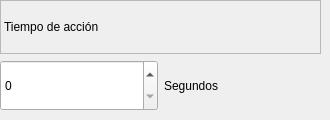
             <widget class="QWidget" name="Input_5">
              <widget class="QWidget" name="gridLayoutWidget_16">
               <property name="geometry">
                <rect>
                 <x>0</x>
                 <y>0</y>
                 <width>321</width>
                 <height>111</height>
                </rect>
               </property>
               <layout class="QGridLayout" name="gridLayout_10">
                <item row="0" column="0" colspan="2">
                 <widget class="QLabel" name="label_104">
                  <property name="frameShape">
                   <enum>QFrame::StyledPanel</enum>
                  </property>
                  <property name="frameShadow">
                   <enum>QFrame::Sunken</enum>
                  </property>
                  <property name="text">
                   <string>Tiempo de acción</string>
                  </property>
                 </widget>
                </item>
                <item row="1" column="1">
                 <widget class="QLabel" name="label_105">
                  <property name="text">
                   <string>Segundos</string>
                  </property>
                 </widget>
                </item>
                <item row="1" column="0">
                 <widget class="QSpinBox" name="TiempoSB">
                  <property name="minimumSize">
                   <size>
                    <width>0</width>
                    <height>51</height>
                   </size>
                  </property>
                  <property name="maximum">
                   <number>20</number>
                  </property>
                 </widget>
                </item>
               </layout>
              </widget>
             </widget>
